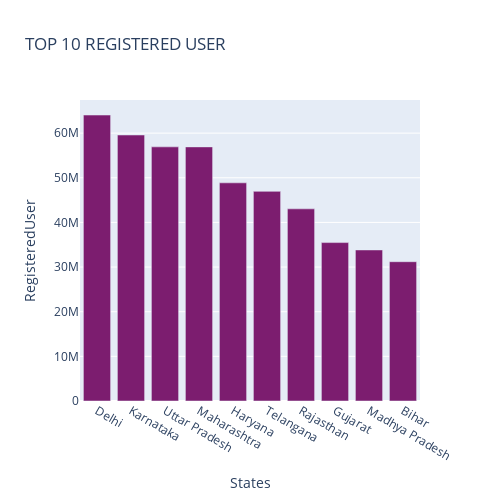
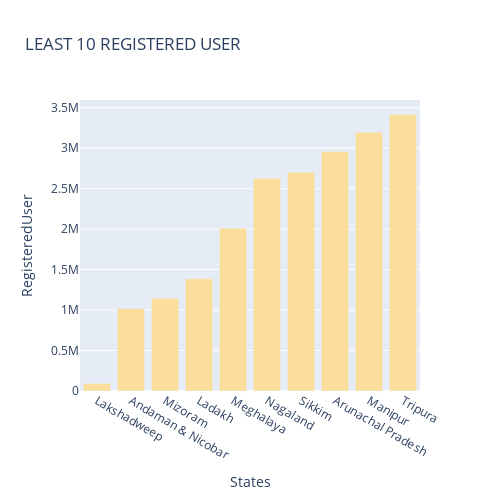
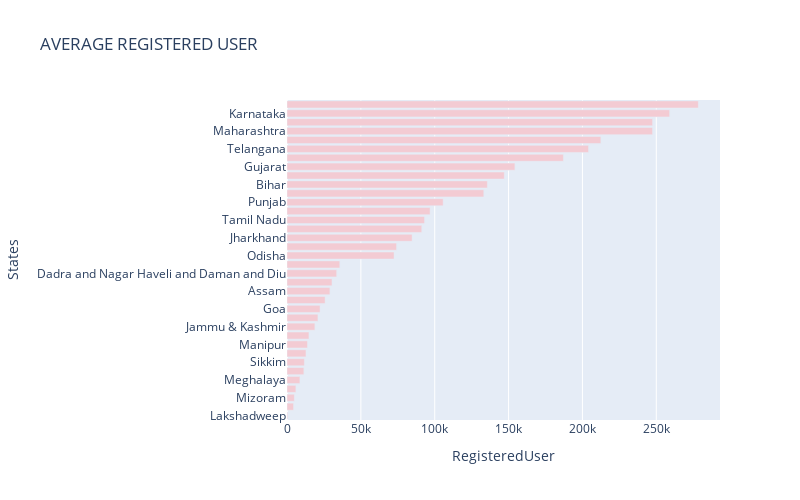

The notebook cell these images were saved under, in order:
### Code cell
top_chart_registered_user1("top_user")

### Figure 1 — Plotly figure (JSON) as saved in the notebook; plotly's stock layout.template omitted (floating-point values rounded to 4 significant figures)
{"data": [{"alignmentgroup": "True", "hovertemplate": "<b>%{hovertext}</b><br><br>States=%{x}<br>RegisteredUser=%{y}<extra></extra>", "hovertext": ["Delhi", "Karnataka", "Uttar Pradesh", "Maharashtra", "Haryana", "Telangana", "Rajasthan", "Gujarat", "Madhya Pradesh", "Bihar"], "legendgroup": "", "marker": {"color": "rgb(124, 29, 111)", "pattern": {"shape": ""}}, "name": "", "offsetgroup": "", "orientation": "v", "showlegend": false, "textposition": "auto", "type": "bar", "x": ["Delhi", "Karnataka", "Uttar Pradesh", "Maharashtra", "Haryana", "Telangana", "Rajasthan", "Gujarat", "Madhya Pradesh", "Bihar"], "xaxis": "x", "y": [64049056, 59577831, 56924529, 56919627, 48867551, 46953764, 43038687, 35484570, 33835370, 31199098], "yaxis": "y"}], "layout": {"barmode": "relative", "height": 500, "legend": {"tracegroupgap": 0}, "title": {"text": "TOP 10 REGISTERED USER"}, "width": 500, "xaxis": {"anchor": "y", "autorange": true, "domain": [0, 1], "range": [-0.5, 9.5], "title": {"text": "States"}, "type": "category"}, "yaxis": {"anchor": "x", "autorange": true, "domain": [0, 1], "range": [0, 67420000.0], "title": {"text": "RegisteredUser"}, "type": "linear"}}}

### Figure 2 — Plotly figure (JSON) as saved in the notebook; plotly's stock layout.template omitted (floating-point values rounded to 4 significant figures)
{"data": [{"alignmentgroup": "True", "hovertemplate": "<b>%{hovertext}</b><br><br>States=%{x}<br>RegisteredUser=%{y}<extra></extra>", "hovertext": ["Lakshadweep", "Andaman & Nicobar", "Mizoram", "Ladakh", "Meghalaya", "Nagaland", "Sikkim", "Arunachal Pradesh", "Manipur", "Tripura"], "legendgroup": "", "marker": {"color": "rgb(252, 222, 156)", "pattern": {"shape": ""}}, "name": "", "offsetgroup": "", "orientation": "v", "showlegend": false, "textposition": "auto", "type": "bar", "x": ["Lakshadweep", "Andaman & Nicobar", "Mizoram", "Ladakh", "Meghalaya", "Nagaland", "Sikkim", "Arunachal Pradesh", "Manipur", "Tripura"], "xaxis": "x", "y": [93835, 1018359, 1145180, 1387371, 2011381, 2626825, 2702846, 2959404, 3195520, 3415504], "yaxis": "y"}], "layout": {"barmode": "relative", "height": 500, "legend": {"tracegroupgap": 0}, "title": {"text": "LEAST 10 REGISTERED USER"}, "width": 500, "xaxis": {"anchor": "y", "autorange": true, "domain": [0, 1], "range": [-0.5, 9.5], "title": {"text": "States"}, "type": "category"}, "yaxis": {"anchor": "x", "autorange": true, "domain": [0, 1], "range": [0, 3595000.0], "title": {"text": "RegisteredUser"}, "type": "linear"}}}

### Figure 3 — Plotly figure (JSON) as saved in the notebook; plotly's stock layout.template omitted (floating-point values rounded to 4 significant figures)
{"data": [{"alignmentgroup": "True", "hovertemplate": "<b>%{hovertext}</b><br><br>RegisteredUser=%{x}<br>States=%{y}<extra></extra>", "hovertext": ["Lakshadweep", "Andaman & Nicobar", "Mizoram", "Ladakh", "Meghalaya", "Nagaland", "Sikkim", "Arunachal Pradesh", "Manipur", "Tripura", "Jammu & Kashmir", "Puducherry", "Goa", "Kerala", "Assam", "Chandigarh", "Dadra and Nagar Haveli and Daman and Diu", "Himachal Pradesh", "Odisha", "West Bengal", "Jharkhand", "Chhattisgarh", "Tamil Nadu", "Uttarakhand", "Punjab", "Andhra Pradesh", "Bihar", "Madhya Pradesh", "Gujarat", "Rajasthan", "Telangana", "Haryana", "Maharashtra", "Uttar Pradesh", "Karnataka", "Delhi"], "legendgroup": "", "marker": {"color": "rgb(243, 203, 211)", "pattern": {"shape": ""}}, "name": "", "offsetgroup": "", "orientation": "h", "showlegend": false, "textposition": "auto", "type": "bar", "x": [510.0, 4428.0, 4979.0, 6032.0, 8745.0, 11420.0, 11750.0, 12870.0, 13890.0, 14850.0, 18880.0, 20950.0, 22380.0, 25790.0, 29040.0, 30460.0, 33630.0, 35740.0, 72490.0, 74180.0, 84680.0, 91230.0, 93120.0, 96890.0, 105700.0, 133200.0, 135600.0, 147100.0, 154300.0, 187100.0, 204100.0, 212500.0, 247500.0, 247500.0, 259000.0, 278500.0], "xaxis": "x", "y": ["Lakshadweep", "Andaman & Nicobar", "Mizoram", "Ladakh", "Meghalaya", "Nagaland", "Sikkim", "Arunachal Pradesh", "Manipur", "Tripura", "Jammu & Kashmir", "Puducherry", "Goa", "Kerala", "Assam", "Chandigarh", "Dadra and Nagar Haveli and Daman and Diu", "Himachal Pradesh", "Odisha", "West Bengal", "Jharkhand", "Chhattisgarh", "Tamil Nadu", "Uttarakhand", "Punjab", "Andhra Pradesh", "Bihar", "Madhya Pradesh", "Gujarat", "Rajasthan", "Telangana", "Haryana", "Maharashtra", "Uttar Pradesh", "Karnataka", "Delhi"], "yaxis": "y"}], "layout": {"barmode": "relative", "height": 500, "legend": {"tracegroupgap": 0}, "title": {"text": "AVERAGE REGISTERED USER"}, "width": 800, "xaxis": {"anchor": "y", "autorange": true, "domain": [0, 1], "range": [0, 293100.0], "title": {"text": "RegisteredUser"}, "type": "linear"}, "yaxis": {"anchor": "x", "autorange": true, "domain": [0, 1], "range": [-0.5, 35.5], "title": {"text": "States"}, "type": "category"}}}
